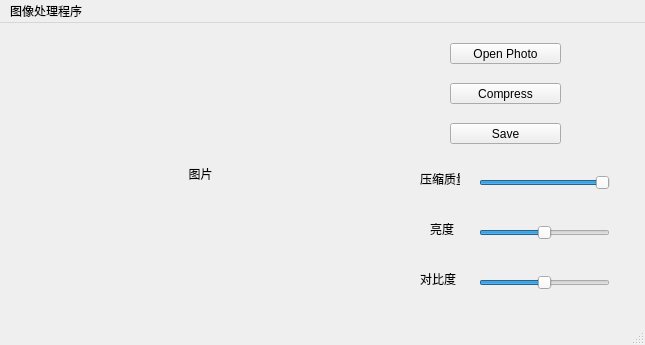
<?xml version="1.0" encoding="UTF-8"?>
<ui version="4.0">
 <class>MainWindow</class>
 <widget class="QMainWindow" name="MainWindow">
  <property name="geometry">
   <rect>
    <x>0</x>
    <y>0</y>
    <width>645</width>
    <height>345</height>
   </rect>
  </property>
  <property name="windowTitle">
   <string>MainWindow</string>
  </property>
  <widget class="QWidget" name="centralwidget">
   <widget class="QPushButton" name="btnOpen">
    <property name="geometry">
     <rect>
      <x>450</x>
      <y>20</y>
      <width>111</width>
      <height>21</height>
     </rect>
    </property>
    <property name="text">
     <string>Open Photo</string>
    </property>
   </widget>
   <widget class="QLabel" name="labelImage">
    <property name="geometry">
     <rect>
      <x>20</x>
      <y>40</y>
      <width>361</width>
      <height>221</height>
     </rect>
    </property>
    <property name="text">
     <string>图片</string>
    </property>
    <property name="alignment">
     <set>Qt::AlignmentFlag::AlignCenter</set>
    </property>
    <property name="wordWrap">
     <bool>false</bool>
    </property>
   </widget>
   <widget class="QSlider" name="sliderQuality">
    <property name="geometry">
     <rect>
      <x>479</x>
      <y>150</y>
      <width>131</width>
      <height>20</height>
     </rect>
    </property>
    <property name="maximum">
     <number>100</number>
    </property>
    <property name="value">
     <number>100</number>
    </property>
    <property name="orientation">
     <enum>Qt::Orientation::Horizontal</enum>
    </property>
   </widget>
   <widget class="QPushButton" name="btnSave">
    <property name="geometry">
     <rect>
      <x>450</x>
      <y>100</y>
      <width>111</width>
      <height>21</height>
     </rect>
    </property>
    <property name="text">
     <string>Save</string>
    </property>
   </widget>
   <widget class="QPushButton" name="btnCompress">
    <property name="geometry">
     <rect>
      <x>450</x>
      <y>60</y>
      <width>111</width>
      <height>21</height>
     </rect>
    </property>
    <property name="text">
     <string>Compress</string>
    </property>
   </widget>
   <widget class="QSlider" name="sliderBrightness">
    <property name="geometry">
     <rect>
      <x>479</x>
      <y>200</y>
      <width>131</width>
      <height>20</height>
     </rect>
    </property>
    <property name="minimum">
     <number>0</number>
    </property>
    <property name="maximum">
     <number>200</number>
    </property>
    <property name="value">
     <number>100</number>
    </property>
    <property name="orientation">
     <enum>Qt::Orientation::Horizontal</enum>
    </property>
   </widget>
   <widget class="QSlider" name="sliderContrast">
    <property name="geometry">
     <rect>
      <x>479</x>
      <y>250</y>
      <width>131</width>
      <height>20</height>
     </rect>
    </property>
    <property name="minimum">
     <number>0</number>
    </property>
    <property name="maximum">
     <number>200</number>
    </property>
    <property name="value">
     <number>100</number>
    </property>
    <property name="orientation">
     <enum>Qt::Orientation::Horizontal</enum>
    </property>
   </widget>
   <widget class="QLabel" name="label">
    <property name="geometry">
     <rect>
      <x>420</x>
      <y>150</y>
      <width>40</width>
      <height>12</height>
     </rect>
    </property>
    <property name="text">
     <string>压缩质量</string>
    </property>
   </widget>
   <widget class="QLabel" name="label_2">
    <property name="geometry">
     <rect>
      <x>430</x>
      <y>200</y>
      <width>40</width>
      <height>12</height>
     </rect>
    </property>
    <property name="text">
     <string>亮度</string>
    </property>
   </widget>
   <widget class="QLabel" name="label_3">
    <property name="geometry">
     <rect>
      <x>420</x>
      <y>250</y>
      <width>40</width>
      <height>12</height>
     </rect>
    </property>
    <property name="text">
     <string>对比度</string>
    </property>
   </widget>
  </widget>
  <widget class="QMenuBar" name="menubar">
   <property name="geometry">
    <rect>
     <x>0</x>
     <y>0</y>
     <width>645</width>
     <height>17</height>
    </rect>
   </property>
   <widget class="QMenu" name="menu">
    <property name="title">
     <string>图像处理程序</string>
    </property>
   </widget>
   <addaction name="menu"/>
  </widget>
  <widget class="QStatusBar" name="statusbar"/>
 </widget>
 <resources/>
 <connections/>
</ui>
